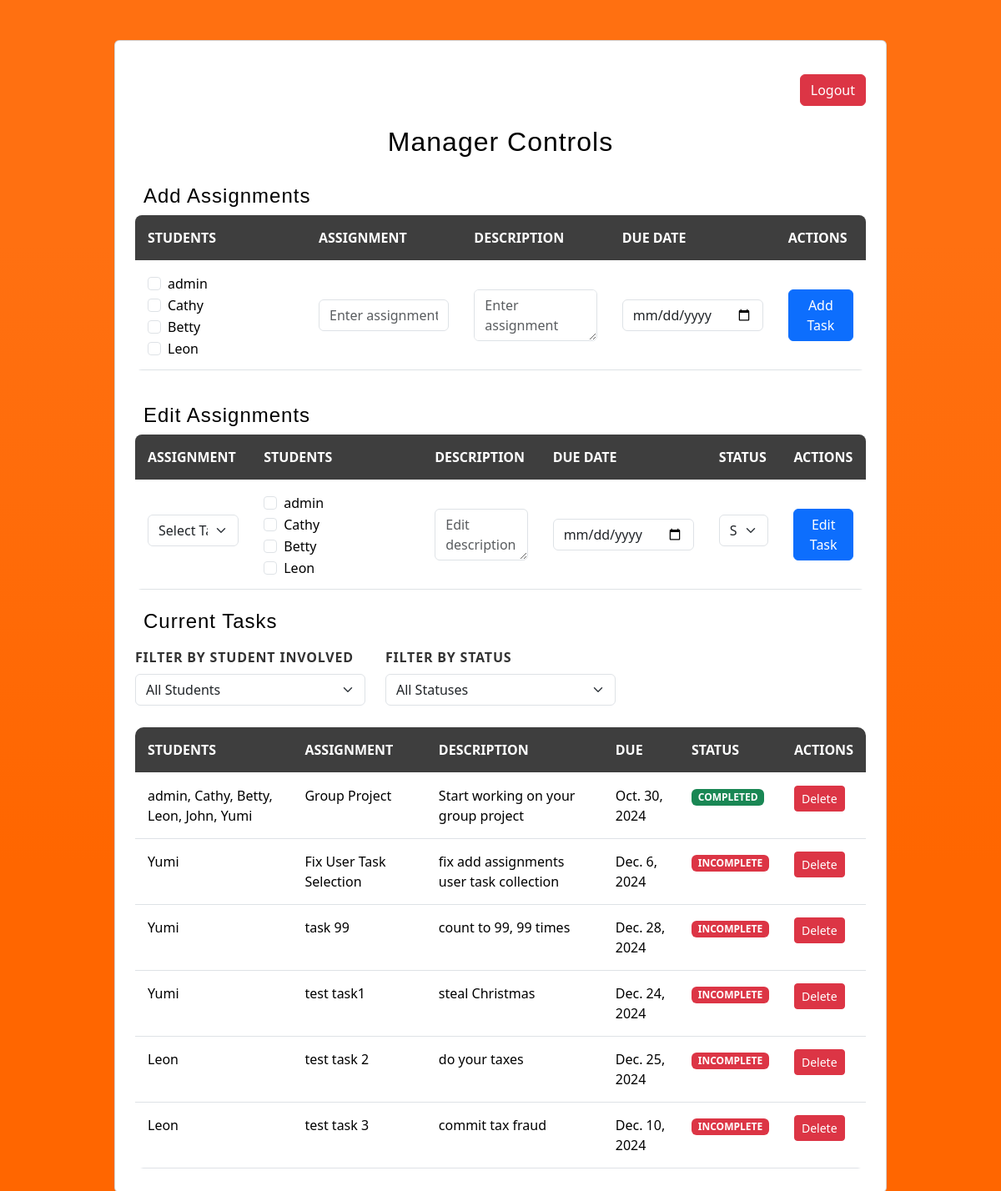
Page /assigner/ on the earlier database version.
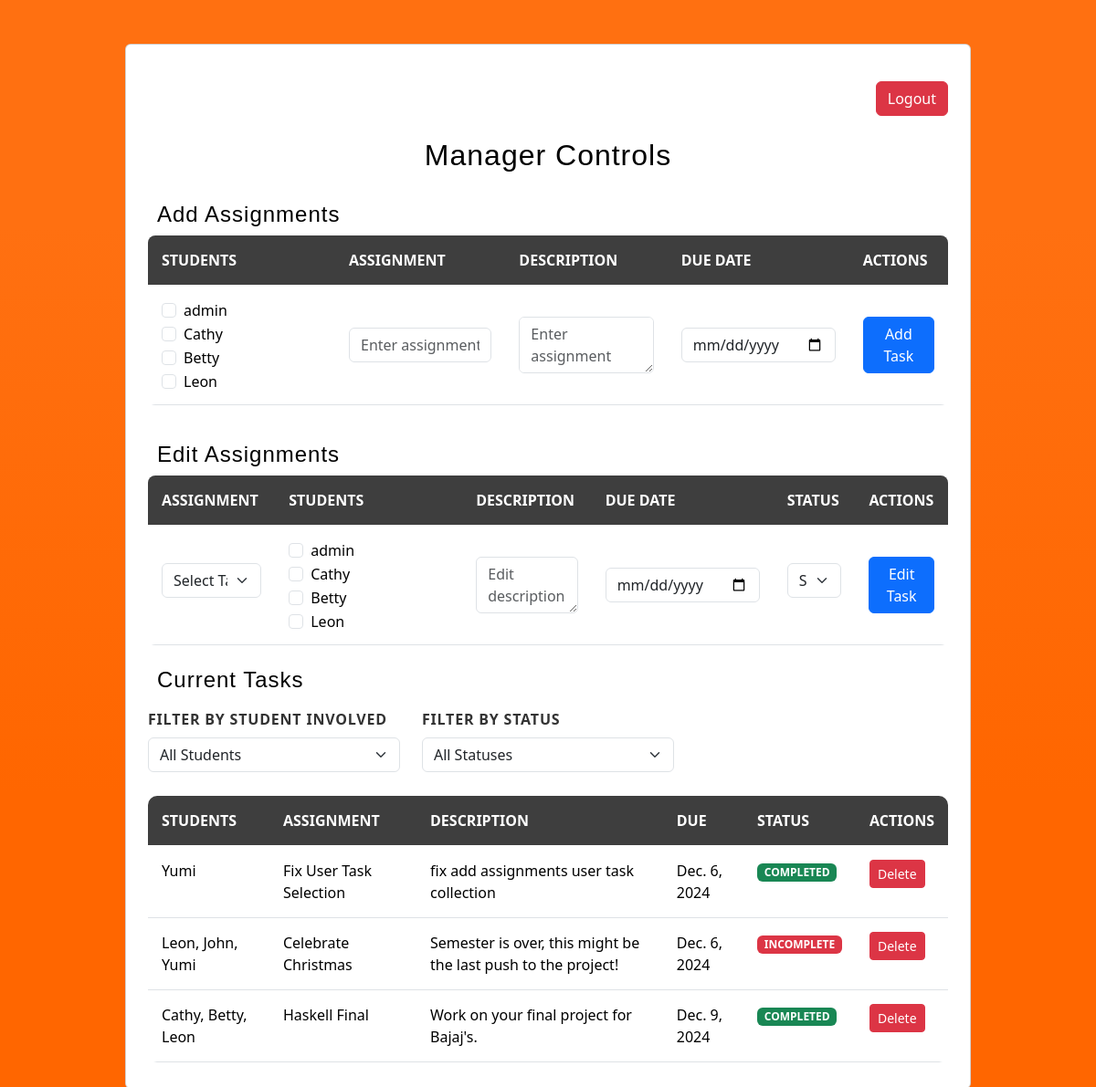
Same page on the later database version.
### app/models.py (models this page shows)
class CustomUser(AbstractUser):
    is_admin = models.BooleanField(default=False)

class Assignment(models.Model):
    title = models.CharField(max_length=255)
    slug = models.SlugField(unique=True)
    description = models.TextField()
    due_date = models.DateField()
    completed = models.BooleanField(default=False)
    people_involved = models.ManyToManyField(settings.AUTH_USER_MODEL, related_name='assignments')

### app/views.py (the view, shortened to what this page needs)
# urls.py: path('assigner/', views.assigner_view, name='assigner'),
def assigner_view(request):
    assignments = Assignment.objects.all()
    students = CustomUser.objects.all()
    return render(request, 'assigner.html', {
        'role': 'admin',
        'assignments': assignments,
        'students': students
    })

### app/templates/assigner.html (shortened to what this page needs)
{% extends 'base.html' %}
{% load static %}
{% load tz %}
{% block styler %}
<link rel="stylesheet" href="{% static 'css/assigner.css' %}">
<link href="https://cdn.jsdelivr.net/npm/bootstrap@5.3.3/dist/css/bootstrap.min.css" rel="stylesheet">
{% endblock %}
{% block content %}
<section class="gradient-custom-2">
  <div class="container py-5">
    <div class="row d-flex justify-content-center align-items-center">
      <div class="col-md-12 col-xl-10">
        <div class="card mask-custom custom-box">
          <div class="card-body p-4 text-black">
            <div class="text-center pt-3 pb-2">
              <div class="d-flex">
                <a href="{% url 'logout' %}" class="btn btn-danger ms-auto">Logout</a>
              </div>
              <h2 class="my-4">Manager Controls</h2>
            </div>
            <div class="mb-4">
              <h4 class="text-bold">Add Assignments</h4>
              <form method="POST" action="{% url 'assigner' %}">
                <table class="table align-middle rounded-3 mt-1">
                  <thead>
                    <tr>
                      <th scope="col">Students</th>
                      <th scope="col">Assignment</th>
                      <th scope="col">Description</th>
                      <th scope="col">Due Date</th>
                      <th scope="col">Actions</th>
                    </tr>
                  </thead>
                  <tbody>
                    <tr>
                      <td>
                        <div style="height: 100px; width: 175px; overflow-y: auto;">
                          {% for student in students %}
                            <div class="form-check">
                              <input class="form-check-input" type="checkbox" name="teamMembers[]" value="{{ student.id }}" id="student{{ student.id }}">
                              <label class="form-check-label" for="student{{ student.id }}">
                                {{ student.username }}
                              </label>
                            </div>
                          {% endfor %}
                        </div>
                      </td>
                      <td>
                        <input type="text" id="task" name="task" class="form-control" placeholder="Enter assignment name" required>
                      </td>
                      <td>
                        <textarea id="description" name="description" class="form-control" placeholder="Enter assignment description" required></textarea>
                      </td>
                      <td>
                        <input type="date" id="due_date" name="due_date" class="form-control" required value="{{ now|date:'Y-m-d' }}">
                      </td>
                      <td>
                        <button type="submit" class="btn btn-primary w-100">Add Task</button>
                      </td>
                    </tr>
                  </tbody>
                </table>
              </form>
            </div>
            <div class="mb-4 pt-3">
              <h4 class="text-black">Edit Assignments</h4>
              <form method="POST" action="{% url 'assigner' %}">
                <table class="table align-middle rounded-3 mt-1">
                  <thead>
                    <tr>
                      <th scope="col">Assignment</th>
                      <th scope="col">Students</th>
                      <th scope="col">Description</th>
                      <th scope="col">Due Date</th>
                      <th scope="col">Status</th>
                      <th scope="col">Actions</th>
                    </tr>
                  </thead>
                  <tbody>
                    <tr>
                        <td>
                          <select id="taskToEdit" name="taskToEdit" class="form-select" required>
                              <option value="Select Task">Select Task</option>
                          </select>
                      </td>
                      <td>
                        <div style="height: 100px; width: 175px; overflow-y: auto;">
                          {% for student in students %}
                            <div class="form-check">
                              <input class="form-check-input" type="checkbox" name="teamMembers[]" value="{{ student.id }}" id="student{{ student.id }}">
                              <label class="form-check-label" for="student{{ student.id }}">
                                {{ student.username }}
                              </label>
                            </div>
                          {% endfor %}
                        </div>
                      </td>
                      <td>
                        <textarea id="editDescription" name="editDescription" class="form-control"
                                  placeholder="Edit description" required></textarea>
                      </td>
                      <td>
                        <input type="date" id="editDueDate" name="editDueDate" class="form-control" required value="{{ now|date:'Y-m-d' }}">
                      </td>
                      <td>
                        <select id="status" name="status" class="form-select" required>
                            <option value="Select Status">Select Status</option>
                        </select>
                      </td>
                      <td>
                        <button type="submit" class="btn btn-primary w-100">Edit Task</button>
                      </td>
                    </tr>
                  </tbody>
                </table>
              </form>
            </div>
<h4 class="text-black mb-3 align-middle">Current Tasks</h4>
<div class="row mb-3">
  <div class="col-md-4">
    <label for="studentFilter" class="form-label">Filter by Student Involved</label>
    <select id="studentFilter" class="form-select">
      <option value="">All Students</option>
    </select>
  </div>
  <div class="col-md-4">
    <label for="statusFilter" class="form-label">Filter by Status</label>
    <select id="statusFilter" class="form-select">
      <option value="">All Statuses</option>
    </select>
  </div>
</div>
<table class="table text-white mb-1">
  <thead>
    <tr>
      <th scope="col">Students</th>
      <th scope="col">Assignment</th>
      <th scope="col">Description</th>
      <th scope="col">Due</th>
      <th scope="col">Status</th>
      <th scope="col">Actions</th>
    </tr>
  </thead>
  <tbody id="taskList">
    {% for assignment in assignments %}
      <tr class="fw-normal" data-students="{% for user in assignment.people_involved.all %}{{ user.username }}{% if not forloop.last %},{% endif %}{% endfor %}" data-status="{% if assignment.completed %}completed{% else %}incomplete{% endif %}">
        <td>
          <span>
            {% for user in assignment.people_involved.all %}
              {{ user.username }}{% if not forloop.last %}, {% endif %}
            {% endfor %}
          </span>
        </td>
        <td>
          <span>{{ assignment.title }}</span>
        </td>
        <td>
          <span>{{ assignment.description }}</span>
        </td>
        <td>
          <span>{{ assignment.due_date }}</span>
        </td>
        <td>
          {% if assignment.completed %}
            <span class="badge bg-success">Completed</span>
          {% else %}
            <span class="badge bg-danger">Incomplete</span>
          {% endif %}
        </td>
        <td>
          <form method="POST" action="{% url 'assigner' %}" style="display:inline;">
            <button type="submit" class="btn btn-danger btn-sm">Delete</button>
          </form>
        </td>
      </tr>
    {% endfor %}
  </tbody>
</table>
          </div>
        </div>
      </div>
    </div>
  </div>
</section>
{% endblock %}

### app/templates/base.html (shortened to what this page needs)
<!DOCTYPE html>
<html lang="en">
<head>
    <link href="https://cdn.jsdelivr.net/npm/bootstrap@5.3.3/dist/css/bootstrap.min.css" rel="stylesheet">
    {% load static %}
    {% block styler %}{% endblock %}
</head>
<body>
    {% block content %}{% endblock %}
</body>
</html>

### app/static/css/assigner.css (style rules this page uses)
.table { border-radius: 10px; border: 4x solid #8d8d8d; overflow:hidden; }
body { background: linear-gradient(to bottom, #ff7011 20%, #ff6600 70%); font-family: 'Poppins', sans-serif; }
h1, h2, h3, h4, h5, h6 { font-family: 'Poppins', sans-serif; letter-spacing: 1px; margin: 0; padding: 0 10px; }
.form-label { font-weight: bold; color: #333; text-transform: uppercase; letter-spacing: 0.05em; }
.form-select { border: 2px solid #ff6600; border-radius: 5px; padding: 10px; font-size: 1em; margin-bottom: 10px; transition: border-color 0.3s, box-shadow 0.3s; }
.table thead th { background-color: #3e3e3e; color: #ffffff; font-weight: bold; text-transform: uppercase; padding: 15px; border-color: white; }
.table tbody tr { border-radius: 15px; overflow: hidden; transition: background-color 0.3s; }
.table tbody td { padding: 15px; background-color: #ffffff; }
.bg-success { background-color: #008000 !important; color: #ffffff; border-radius: 20px; padding: 7px 15px; font-weight: bold; text-transform: uppercase; }
.bg-danger { background-color: #ff0000 !important; color: #ffffff; border-radius: 20px; padding: 7px 15px; font-weight: bold; text-transform: uppercase; }

Differences in the rows shown:
removed Assignment: title "Group Project", description "Start working on your group project", due_date "Oct. 30, 2024", completed "COMPLETED", CustomUser (username "admin"), CustomUser (username "Cathy"), CustomUser (username "Betty"), CustomUser (username "Leon"), CustomUser (username "John"), CustomUser (username "Yumi")
removed Assignment: title "task 99", description "count to 99, 99 times", due_date "Dec. 28, 2024", completed "INCOMPLETE", CustomUser (username "Yumi")
removed Assignment: title "test task1", description "steal Christmas", due_date "Dec. 24, 2024", completed "INCOMPLETE", CustomUser (username "Yumi")
removed Assignment: title "test task 2", description "do your taxes", due_date "Dec. 25, 2024", completed "INCOMPLETE", CustomUser (username "Leon")
removed Assignment: title "test task 3", description "commit tax fraud", due_date "Dec. 10, 2024", completed "INCOMPLETE", CustomUser (username "Leon")
changed Assignment "Fix User Task Selection": completed "INCOMPLETE" → "COMPLETED"
added Assignment: title "Celebrate Christmas", description "Semester is over, this might be the last push to the project!", due_date "Dec. 6, 2024", completed "INCOMPLETE", CustomUser (username "Leon"), CustomUser (username "John"), CustomUser (username "Yumi")
added Assignment: title "Haskell Final", description "Work on your final project for Bajaj's.", due_date "Dec. 9, 2024", completed "COMPLETED", CustomUser (username "Cathy"), CustomUser (username "Betty"), CustomUser (username "Leon")
